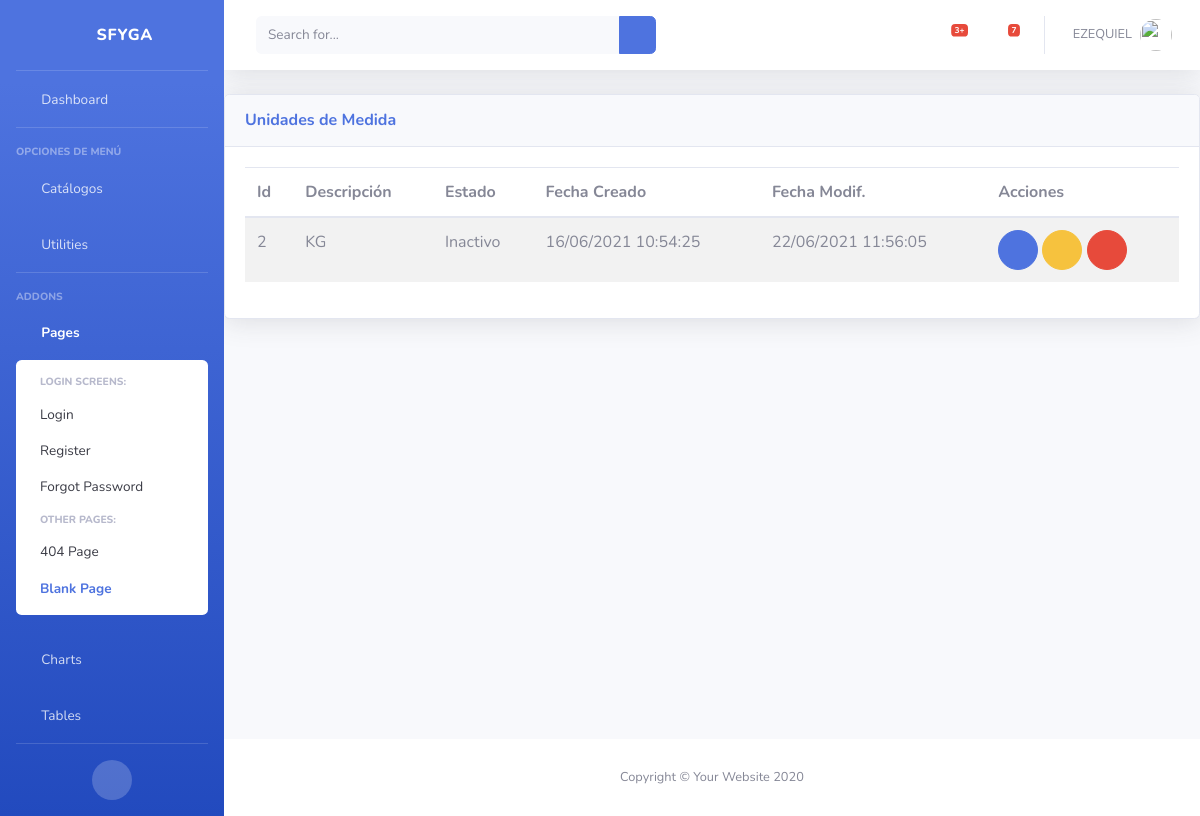
The page /inv/um/ (signed in) on the database its author committed.
### inv/models.py (models this page shows, shortened)
class Um(ClaseModelo):
    descripcion = models.CharField(max_length=50, help_text='Unidad Medida', unique=True)
    class Meta:
        verbose_name_plural = 'Unidades de Medida'

### inv/views.py (the view)
# urls.py: path('um/', UmView.as_view(), name='um_list'),
class UmView(LoginRequiredMixin, generic.ListView):
    model = Um
    template_name = "inv/um_list.html"
    context_object_name = "obj"
    login_url = "bases:login"

### inv/templates/inv/um_list.html (shortened to what this page needs)
{% extends 'base/base.html' %}
{% block page_content %}
<div class="card shadow mb-4">
    <div
        class="card-header py-3 d-flex flex-row align-items-center justify-content-between">
        <h6 class="m-0 font-weight-bold text-primary">Unidades de Medida</h6>
        <div class="dropdown no-arrow">
            <a class="dropdown-toggle" href="#" role="button" id="dropdownMenuLink"
                data-toggle="dropdown" aria-haspopup="true" aria-expanded="false">
                <i class="fas fa-ellipsis-v fa-sm fa-fw text-gray-400"></i>
            </a>
        </div>
    </div>
    <div class="card-body">
        {% if not obj %}
            <div class="alert alert-info">No Hay Unidades de Medida</div>
        {% else %}
            <table class= "table table-striped table-hover">
                <thead>
                    <th>Id</th>
                    <th>Descripción</th>
                    <th>Estado</th>
                    <th>Fecha Creado</th>
                    <th>Fecha Modif.</th>
                    <th class="all">Acciones</th>
                </thead>
                <tbody>
                    {% for item in obj %}
                    <tr>
                        <td>{{ item.id }}</td>
                        <td>{{ item.descripcion }}</td>
                        <td>{{ item.estado| yesno:"Activo,Inactivo" }}</td>
                        <td>{{ item.fc | date:"d/m/Y H:i:s" }}</td>
                        <td>{{ item.fm | date:"d/m/Y H:i:s" }}</td>
                        <td>
                            <a href="#"  onclick="return abrir_modal('{% url 'inv:um_edit' item.id %}')" class="btn btn-primary btn-circle" role="button"><i class="fas fa-edit"></i></a>
                            {% if item.estado == True %}
                                <a href="#"  onclick="return abrir_modal('{% url 'inv:um_inactivar' item.id %}')" class="btn btn-success btn-circle" role="button"><i class="fas fa-check"></i></a>
                                {% else %}
                                <a href="#"  onclick="return abrir_modal('{% url 'inv:um_inactivar' item.id %}')" class="btn btn-warning btn-circle" role="button"><i class="fas fa-check"></i></a>
                            {% endif %}
                            <a href="#"  onclick="return abrir_modal('{% url 'inv:um_del' item.id %}')" class="btn btn-danger btn-circle" role="button"><i class="fas fa-trash-alt"></i></a>
                        </td>
                    </tr>
                    {% endfor %}
                </tbody>
            </table>
        {% endif %}
    </div>
</div>
{% endblock page_content %}

### templates/base/base.html (shortened to what this page needs)
{% load static %}
<!DOCTYPE html>
<html lang="es">
<head>
    <link href="{% static 'base/vendor/fontawesome-free/css/all.min.css' %}" rel="stylesheet" type="text/css">
    <link href="{% static 'base/css/sb-admin-2.min.css' %}" rel="stylesheet">
    <link href="{% static 'base/vendor/datatables/datatables.bootstrap4.min.css' %}" rel="stylesheet">
    <link href="{% static 'base/vendor/jquery_confirm/jquery-confirm.min.css' %}" rel="stylesheet">
</head>
<body id="page-top" class="bg-gradient-primary">
    <div id="wrapper">
        {% block side_bar %}
        <ul class="navbar-nav bg-gradient-primary sidebar sidebar-dark accordion" id="accordionSidebar">
            <a class="sidebar-brand d-flex align-items-center justify-content-center" href="{% url 'bases:home' %}">
                <div class="sidebar-brand-icon rotate-n-15">
                    <i class="fas fa-laugh-wink"></i>
                </div>
                <div class="sidebar-brand-text mx-3">SFyGA</div>
            </a>
            <hr class="sidebar-divider my-0">
            <li class="nav-item">
                <a class="nav-link" href="{% url 'bases:home' %}">
                    <i class="fas fa-fw fa-tachometer-alt"></i>
                    <span>Dashboard</span></a>
            </li>
            <hr class="sidebar-divider">
            <div class="sidebar-heading">
                Opciones de Menú
            </div>
            <li class="nav-item">
                <a class="nav-link collapsed" href="#" data-toggle="collapse" data-target="#collapseTwo"
                    aria-expanded="true" aria-controls="collapseTwo">
                    <i class="fas fa-fw fa-cog"></i>
                    <span>Catálogos</span>
                </a>
            </li>
            <li class="nav-item">
                <a class="nav-link collapsed" href="#" data-toggle="collapse" data-target="#collapseUtilities"
                    aria-expanded="true" aria-controls="collapseUtilities">
                    <i class="fas fa-fw fa-wrench"></i>
                    <span>Utilities</span>
                </a>
            </li>
            <hr class="sidebar-divider">
            <div class="sidebar-heading">
                Addons
            </div>
            <li class="nav-item active">
                <a class="nav-link" href="#" data-toggle="collapse" data-target="#collapsePages" aria-expanded="true"
                    aria-controls="collapsePages">
                    <i class="fas fa-fw fa-folder"></i>
                    <span>Pages</span>
                </a>
                <div id="collapsePages" class="collapse show" aria-labelledby="headingPages"
                    data-parent="#accordionSidebar">
                    <div class="bg-white py-2 collapse-inner rounded">
                        <h6 class="collapse-header">Login Screens:</h6>
                        <a class="collapse-item" href="login.html">Login</a>
                        <a class="collapse-item" href="register.html">Register</a>
                        <a class="collapse-item" href="forgot-password.html">Forgot Password</a>
                        <h6 class="collapse-header">Other Pages:</h6>
                        <a class="collapse-item" href="404.html">404 Page</a>
                        <a class="collapse-item active" href="blank.html">Blank Page</a>
                    </div>
                </div>
            </li>
            <li class="nav-item">
                <a class="nav-link" href="charts.html">
                    <i class="fas fa-fw fa-chart-area"></i>
                    <span>Charts</span></a>
            </li>
            <li class="nav-item">
                <a class="nav-link" href="tables.html">
                    <i class="fas fa-fw fa-table"></i>
                    <span>Tables</span></a>
            </li>
            <hr class="sidebar-divider d-none d-md-block">
            <div class="text-center d-none d-md-inline">
                <button class="rounded-circle border-0" id="sidebarToggle"></button>
            </div>
        </ul>
        {% endblock side_bar %}
        <div id="content-wrapper" class="d-flex flex-column">
            <div id="content">
                {% block top_bar %}
                <nav class="navbar navbar-expand navbar-light bg-white topbar mb-4 static-top shadow">
                    <form
                        class="d-none d-sm-inline-block form-inline mr-auto ml-md-3 my-2 my-md-0 mw-100 navbar-search">
                        <div class="input-group">
                            <input type="text" class="form-control bg-light border-0 small" placeholder="Search for..."
                                aria-label="Search" aria-describedby="basic-addon2">
                            <div class="input-group-append">
                                <button class="btn btn-primary" type="button">
                                    <i class="fas fa-search fa-sm"></i>
                                </button>
                            </div>
                        </div>
                    </form>
                    <ul class="navbar-nav ml-auto">
                        <li class="nav-item dropdown no-arrow mx-1">
                            <a class="nav-link dropdown-toggle" href="#" id="alertsDropdown" role="button"
                                data-toggle="dropdown" aria-haspopup="true" aria-expanded="false">
                                <i class="fas fa-bell fa-fw"></i>
                                <span class="badge badge-danger badge-counter">3+</span>
                            </a>
                        </li>
                        <li class="nav-item dropdown no-arrow mx-1">
                            <a class="nav-link dropdown-toggle" href="#" id="messagesDropdown" role="button"
                                data-toggle="dropdown" aria-haspopup="true" aria-expanded="false">
                                <i class="fas fa-envelope fa-fw"></i>
                                <span class="badge badge-danger badge-counter">7</span>
                            </a>
                        </li>
                        <li class="nav-item dropdown no-arrow">
                            <a class="nav-link dropdown-toggle" href="#" id="userDropdown" role="button"
                                data-toggle="dropdown" aria-haspopup="true" aria-expanded="false">
                                <span class="mr-2 d-none d-lg-inline text-gray-600 small">{{ user.username|upper }}</span>
                                <img class="img-profile rounded-circle"
                                    src="{% static '/base/img/undraw_profile.svg' %}">
                            </a>
                        </li>
                    </ul>
                </nav>
                {% endblock top_bar %}
                {% block page_content %}{% endblock page_content %}
            </div>
            {% block footer %}
            <footer class="sticky-footer bg-white">
                <div class="container my-auto">
                    <div class="copyright text-center my-auto">
                        <span>Copyright &copy; Your Website 2020</span>
                    </div>
                </div>
            </footer>
            {% endblock footer %}
        </div>
    </div>
</body>
</html>

### rows shown on the page
Um: id "2", descripcion "KG", estado "Inactivo", fc "16/06/2021 10:54:25", fm "22/06/2021 11:56:05"

### other values the page prints
{{ user.username|upper }} "EZEQUIEL"
